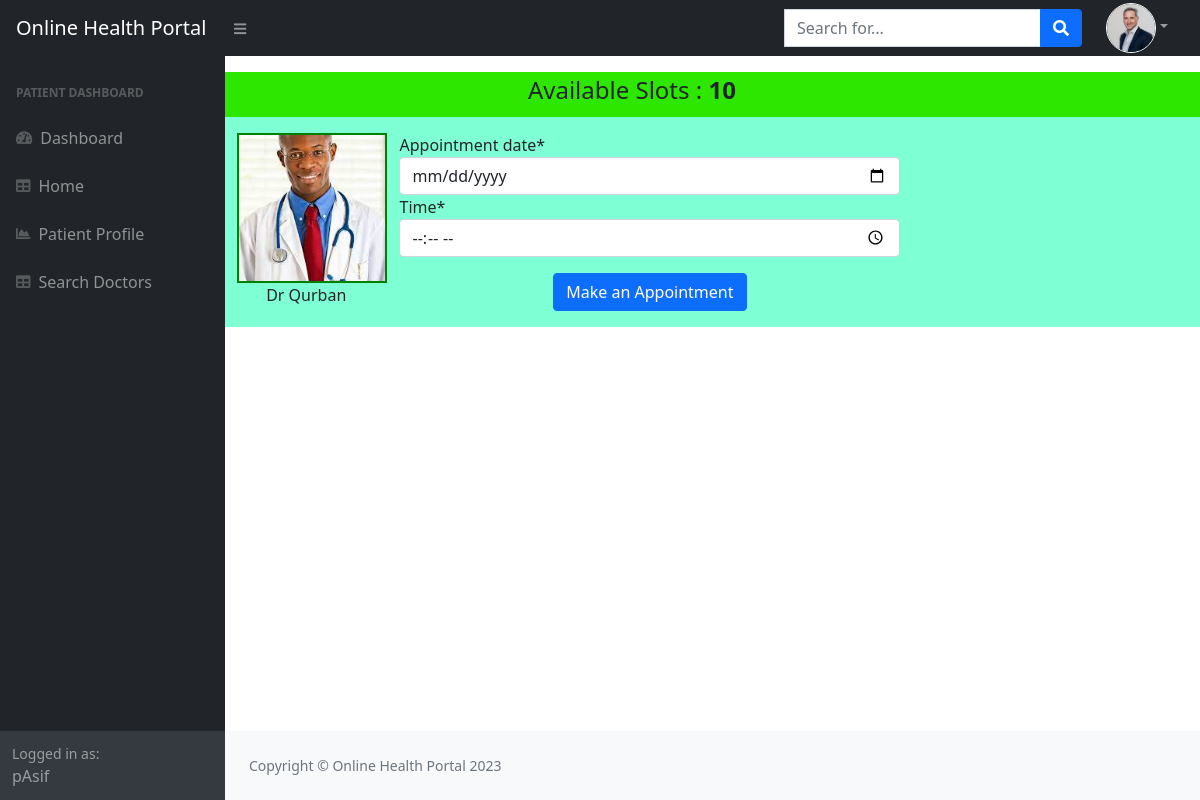
The app's page /patient/bookAppointment/2 (signed in) with its own data.
### Patient/models.py (models this page shows, shortened)
class Patient(models.Model):
    patientName=models.CharField(max_length=50, null=True, default=None)
    DOB=models.DateField( null=True, default=None)
    profilePicture=models.ImageField(default=None, null=True,upload_to='profilePictures')
    user=models.OneToOneField(User,on_delete=models.CASCADE, null=True)

### Doctor/models.py (models this page shows, shortened)
class Doctor(models.Model):
    DoctorName=models.CharField(max_length=100, null=True, default=None)
    catagory_id=models.ForeignKey(DoctorCatagory,on_delete=models.CASCADE, null=True, default=None)
    profilePicture=models.ImageField(default=None, null=True,upload_to='profilePictures')
    user=models.OneToOneField(User,on_delete=models.CASCADE, null=True)

### home/decorators.py (the view)
        def wrapper_func(request, *args, **kwargs):
            group = None
            if request.user.groups.exists():
                group=request.user.groups.all()[0].name
            if group in allowed_roles:
                return view_func(request, *args, **kwargs)
            else:
                return HttpResponse("you are not allowed in this page")

### Patient/views.py (called while the page is built, shortened)
@login_required(login_url='login')
@allow_users(allowed_roles=['patient'])
def bookAppointment(request,pk):
    if request.method=='GET':
        form= BookAppointmentForm
        current_date=datetime.now().date()
        doctor=Doctor.objects.get(id=pk)
        Num_of_appointments=Appointment.objects.filter(doctor_id=doctor, appointment_date=current_date).count()
        total=10
        avalaibleSlots=total-Num_of_appointments
        context={'form': form, 'avalaibleSlots':avalaibleSlots,'doctor':doctor}
        return render(request,'home/appointment_form.html',context)

### home/templates/home/appointment_form.html (shortened to what this page needs)
{%extends 'home/base.html'%}
{%load crispy_forms_tags%}
{%block content%}
<div class="container" style="background-color: aquamarine;">
    <div class="row mt-3 p-1 text-center" style="background-color: rgb(46, 231, 0);">
        <div class="col-sm-2">
        </div>
        {%if avalaibleSlots == 0 %}
        <div class="col-sm-6" style="color: red;"> <h4> Available Slots : <b>{{avalaibleSlots}}</b></h4></div>
        {%else%}
        <div class="col-sm-6"> <h4> Available Slots : <b>{{avalaibleSlots}}</b></h4></div>
        {%endif%}
        <div class="col-sm-2">
        </div>
    </div>
    <div class="row mt-3">
        <div class="col-sm-2">
            {%if doctor.profilePicture%}
            {%if avalaibleSlots == 0 %}
            <figure class="text-center" style="opacity: 50%;">
                <img src="{{doctor.profilePicture.url}}" alt="" style="height:150px; width: 150px; object-fit:cover; border:2px solid green;">
                <figcaption class="text-center"> {{doctor.DoctorName}}</figcaption>
            </figure>
              {%else%}
    <figure class="text-center">
        <img src="{{doctor.profilePicture.url}}" alt="" style="height:150px; width: 150px; object-fit:cover; border:2px solid green;">
        <figcaption class="text-center"> {{doctor.DoctorName}}</figcaption>
    </figure>
    {%endif%}
    {%endif%}
    </div>
        <div class="col-sm-8">
            <form action="" method="post" style="width: 80%; ">
                {{form|crispy}}
                {%if avalaibleSlots == 0 %}
                <p class="text-center mt-2" style="color: red;">Sorry! This doctor is not available for today, Choose another one.</p>
                <p class="text-center mt-3"><button class="btn btn-primary" type="submit" disabled>Make an Appointment</button></p>
                {%else%}
                <p class="text-center mt-3"><button class="btn btn-primary" type="submit" >Make an Appointment</button></p>
                {%endif%}
            </form>
        </div>
        <div class="col-sm-2">
        </div>
    </div>
</div>
{%endblock%}

### home/templates/home/base.html (shortened to what this page needs)
{%load static%}
<!DOCTYPE html>
<html lang="en">
    <head>
        <link href="https://cdn.jsdelivr.net/npm/simple-datatables@latest/dist/style.css" rel="stylesheet" />
        <link href="{% static 'css/styles.css' %}" rel="stylesheet" />
        <link rel="stylesheet" href="https://use.fontawesome.com/releases/v5.7.0/css/all.css"
>
    </head>
    <body class="sb-nav-fixed">
        <nav class="sb-topnav navbar navbar-expand navbar-dark bg-dark">
            <a class="navbar-brand ps-3" href="{%url 'home'%}">Online Health Portal</a>
            {%if request.user.is_anonymous %}
            {%else%}
            <button class="btn btn-link btn-sm order-1 order-lg-0 me-4 me-lg-0" id="sidebarToggle" href="#!"><i
                    class="fas fa-bars"></i></button>
                    {%endif%}
            {%if request.user.patient %}
            <form class="d-none d-md-inline-block form-inline ms-auto me-0 me-md-3 my-2 my-md-0"
                action="{% url 'searchDoctors' %}" method="get">
                <div class="input-group">
                    <input class="form-control" name="query" type="text" placeholder="Search for..."
                        aria-label="Search for..." aria-describedby="btnNavbarSearch" />
                    <button class="btn btn-primary" id="btnNavbarSearch" type="submit"><i
                            class="fas fa-search"></i></button>
                </div>
            </form>
            {%endif%}
            <ul class="navbar-nav ms-auto ms-md-0 me-3 me-lg-4">
                <li class="nav-item dropdown">
                    {%if request.user.patient and request.user.patient.profilePicture%}
                    <a class="nav-link dropdown-toggle" id="navbarDropdown" href="#" role="button"
                        data-bs-toggle="dropdown" aria-expanded="false"><img class="rounded-circle"
                            style="height: 50px; width:50px; object-fit: cover; border:1px solid white"
                            src="{{request.user.patient.profilePicture.url}}" alt="{{request.user.username}}"></a>
                    {%elif request.user.is_anonymous%}
                    {%else%}
                    <a class="nav-link dropdown-toggle" id="navbarDropdown" href="#" role="button"
                        data-bs-toggle="dropdown" aria-expanded="false"><i class="fas fa-user"></i></a>
                    {%endif%}
                </li>
            </ul>
        </nav>
        <div id="layoutSidenav">
            <div id="layoutSidenav_nav">
                {%if request.user.is_anonymous %}
                {%else%}
                <nav class="sb-sidenav accordion sb-sidenav-dark" id="sidenavAccordion">
                    <div class="sb-sidenav-menu">
                        <div class="nav">
                            {%if request.user.patient%}
                            <div class="sb-sidenav-menu-heading">Patient Dashboard</div>
                            <a class="nav-link" href="{%url 'patientDashboard' %}">
                                <div class="sb-nav-link-icon"><i class="fas fa-tachometer-alt"></i></div>
                                Dashboard
                            </a>
                            <a class="nav-link" href="{% url 'home' %}">
                                <div class="sb-nav-link-icon"><i class="fas fa-table"></i></div>
                                Home
                            </a>
                            <a class="nav-link" href="{% url 'patientProfile'%}">
                                <div class="sb-nav-link-icon"><i class="fas fa-chart-area"></i></div>
                                Patient Profile
                            </a>
                            <a class="nav-link" href="{% url 'searchDoctors' %}">
                                <div class="sb-nav-link-icon"><i class="fas fa-table"></i></div>
                                Search Doctors
                            </a>
                            {%endif%}
                        </div>
                        {%endif%}
                    </div>
                    <div class="sb-sidenav-footer">
                        <div class="small">Logged in as:</div>
                        {%if request.user%}
                        {{request.user}}
                        {%endif%}
                    </div>
                </nav>
            </div>
            <div id="layoutSidenav_content">
                <main>
                    <div class="container-fluid " style="padding-left: 0% !important; padding-right: 0% !important;">
                        {%block content%}
                        {%endblock%}
                    </div>
                </main>
                <footer class="py-4 bg-light mt-auto">
                    <div class="container-fluid px-4">
                        <div class="d-flex align-items-center justify-content-between small">
                            <div class="text-muted">Copyright &copy; Online Health Portal 2023</div>
                        </div>
                    </div>
                </footer>
            </div>
        </div>
    </body>
</html>

### records on screen
Doctor: profilePicture (picture), DoctorName "Dr Qurban"

### other values on screen
{{ request.user }} "pAsif"
{{ avalaibleSlots }} "10"
